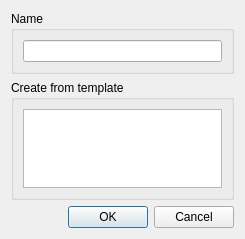
<?xml version="1.0" encoding="UTF-8"?>
<ui version="4.0">
 <class>CreateRoomW</class>
 <widget class="QDialog" name="CreateRoomW">
  <property name="geometry">
   <rect>
    <x>0</x>
    <y>0</y>
    <width>245</width>
    <height>239</height>
   </rect>
  </property>
  <property name="windowTitle">
   <string>Create room</string>
  </property>
  <layout class="QVBoxLayout" name="verticalLayout_3">
   <item>
    <widget class="QGroupBox" name="groupBox">
     <property name="title">
      <string>Name</string>
     </property>
     <layout class="QVBoxLayout" name="verticalLayout_2">
      <item>
       <widget class="QLineEdit" name="le_name"/>
      </item>
     </layout>
    </widget>
   </item>
   <item>
    <widget class="QGroupBox" name="groupBox_2">
     <property name="title">
      <string>Create from template</string>
     </property>
     <layout class="QVBoxLayout" name="verticalLayout">
      <item>
       <widget class="QListWidget" name="lw_templates"/>
      </item>
     </layout>
    </widget>
   </item>
   <item>
    <widget class="QDialogButtonBox" name="buttonBox">
     <property name="orientation">
      <enum>Qt::Horizontal</enum>
     </property>
     <property name="standardButtons">
      <set>QDialogButtonBox::Cancel|QDialogButtonBox::Ok</set>
     </property>
    </widget>
   </item>
  </layout>
 </widget>
 <resources/>
 <connections>
  <connection>
   <sender>buttonBox</sender>
   <signal>accepted()</signal>
   <receiver>CreateRoomW</receiver>
   <slot>accept()</slot>
   <hints>
    <hint type="sourcelabel">
     <x>248</x>
     <y>254</y>
    </hint>
    <hint type="destinationlabel">
     <x>157</x>
     <y>274</y>
    </hint>
   </hints>
  </connection>
  <connection>
   <sender>buttonBox</sender>
   <signal>rejected()</signal>
   <receiver>CreateRoomW</receiver>
   <slot>reject()</slot>
   <hints>
    <hint type="sourcelabel">
     <x>316</x>
     <y>260</y>
    </hint>
    <hint type="destinationlabel">
     <x>286</x>
     <y>274</y>
    </hint>
   </hints>
  </connection>
 </connections>
</ui>
